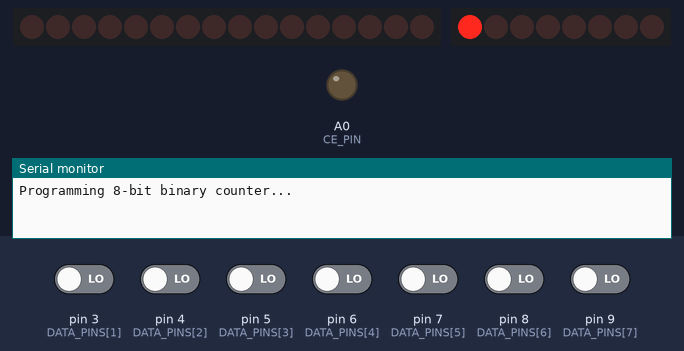
A sketch run on a simulated Arduino Uno, built with avr-gcc and run on an emulated ATmega328P. Parts: 16 shift-register outputs drawn as a row of LEDs (first output left, lit = HIGH), 8 shift-register outputs drawn as a row of LEDs (first output left, lit = HIGH), output pins drawn as LEDs (lit = HIGH), the last lines printed to the serial monitor. Wiring (inferred from the names in the program): 2 × shift register (74HC595): data pin 11; shift clock pin 13; latch pin 10; OE A1; shift register (74HC595): data pin 2; shift clock A2. Wiring (inferred from the signals the program sends): 2 × row of LEDs: on Q0, Q1, Q2, Q3, Q4, Q5, Q6, Q7, Q8, Q9, Q10, Q11, Q12, Q13, Q14, Q15 / on Q0, Q1, Q2, Q3, Q4, Q5, Q6, Q7. The test bench sets the inputs (shaded band); at power-on: pin 3 (DATA_PINS[1]), pin 4 (DATA_PINS[2]), pin 5 (DATA_PINS[3]), pin 6 (DATA_PINS[4]), pin 7 (DATA_PINS[5]), pin 8 (DATA_PINS[6]), pin 9 (DATA_PINS[7]) LOW. Pins used as bus, display or sensor lines are not drawn. At 1.1 s the program stops and its outputs stay as they are.

Above: at 0.1 s.
At 0.5 s:
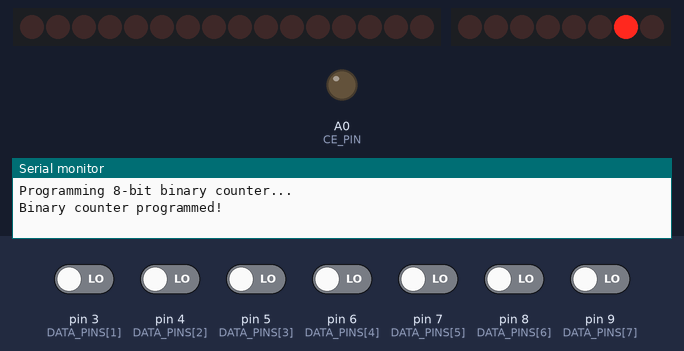
At 1.1 s:
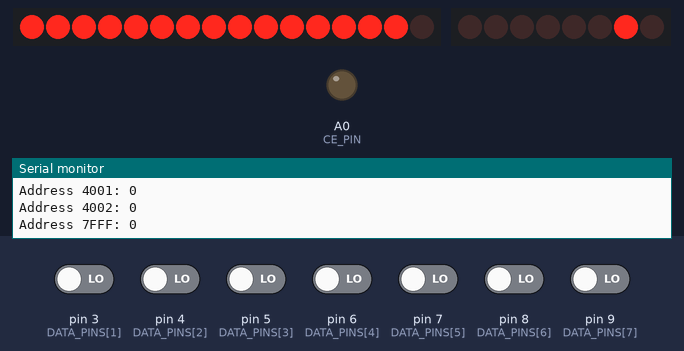
Timing chart, 0 to 2.6 s (numbered marks = the images above):
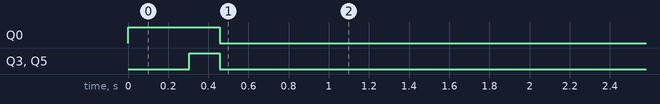

The sketch:

loop_forever.ino.ino
```cpp
// TODO: write protection to make sure that our programmer is writeEnabled when using write operation
// TODO: play with binary operations and uint8 to see hex, mask, & , >> stuff
#include <Arduino.h>
#include "EEPROMProgrammer.h"

EEPROMProgrammer programmer;

void setup() {
  // Start serial monitor on port 9600
  Serial.begin(9600);
  // Setup shift registers
  programmer.begin();
  //programSimpleTest();  // Added semicolon
  //setResetVector();
  // programSimpleTestOneWrite();
  programBinaryCounter();
  verifyROM();          // Added semicolon
}

void programSimpleTest() { // validated and working
  Serial.println("Programming simple test ROM...");

  // Even simpler: Just infinite loop with NOP instructions
  programmer.writeByte(0x0000, 0x18); // Clear carry flag
  delay(15);
  programmer.writeByte(0x0001, 0xFB); // Exchange carry with emulation
  // programmer.writeByte(0x0001, 0xEA); // NOP
  delay(15);
  programmer.writeByte(0x0002, 0xEA); // NOP
  delay(15);
  programmer.writeByte(0x0003, 0xEA); // NOP
  delay(15);
  programmer.writeByte(0x0004, 0xEA); // NOP
  delay(15);
  programmer.writeByte(0x0005, 0xEA); // NOP
  delay(15);
  programmer.writeByte(0x0006, 0x4C); // JMP
  delay(15);
  programmer.writeByte(0x0007, 0x00); // Low byte
  delay(15);
  programmer.writeByte(0x0008, 0x80); // High byte jump back to 8000 or rom 0000
  delay(15);

  // Reset vectors (same as above)
  programmer.writeByte(0x7FFC, 0x00);  // Low byte
  delay(15);
  programmer.writeByte(0x7FFD, 0x80);  // High byte → points to $E000
  delay(15);

  Serial.println("Simple test: Just NOPs and JMP in ROM range");
  Serial.println("A15 should stay HIGH (all activity in ROM)");
  Serial.println("A0-A2 should show address activity");
}

void programSimpleTestOneWrite() { // validated and working
  Serial.println("Programming simple test ROM...");

  // Even simpler: Just infinite loop with NOP instructions
  // programmer.writeByte(0x0000, 0x18); // Clear carry flag
  programmer.writeByte(0x0000, 0xEA); // NOP
  delay(15);
  // programmer.writeByte(0x0001, 0xFB); // Exchange carry with emulation
  programmer.writeByte(0x0001, 0xEA); // NOP
  delay(15);
  programmer.writeByte(0x0002, 0xEA); // NOP
  delay(15);
  programmer.writeByte(0x0003, 0xA9); // LDA immediate (8-bit)
  delay(15);
  programmer.writeByte(0x0004, 0xAA); // Load value 0xAA (10101010)
  delay(15);
  programmer.writeByte(0x0005, 0x8D); // STA absolute (3 bytes total)
  delay(15);
  programmer.writeByte(0x0006, 0x00); // low byte for STA $9000
  delay(15);
  programmer.writeByte(0x0007, 0x90); // high byte for STA $9000
  delay(15);
  programmer.writeByte(0x0008, 0x4C); // JMP
  delay(15);
  programmer.writeByte(0x0009, 0x00); // Low byte
  delay(15);
  programmer.writeByte(0x000A, 0x80); // High byte jump back to 8000 or rom 0000
  delay(15);


  Serial.println("Simple test: Just NOPs and JMP and LDA 01010 and STA in ROM range");
  Serial.println("A15 should stay HIGH (all activity in ROM)");
  Serial.println("RWB should go low for STA instruction");
}

void programBinaryCounter() {
  Serial.println("Programming 8-bit binary counter...");

  // LDA #$00 - Load accumulator with 0
  programmer.writeByte(0x0000, 0xA9); // LDA immediate
  delay(15);
  programmer.writeByte(0x0001, 0x00); // Load value 0x00
  delay(15);

  // loop: INC A - Increment accumulator
  programmer.writeByte(0x0002, 0x1A); // INC A
  delay(15);

  // STA $9000 - Store to LEDs
  programmer.writeByte(0x0003, 0x8D); // STA absolute
  delay(15);
  programmer.writeByte(0x0004, 0x00); // Low byte of $9000
  delay(15);
  programmer.writeByte(0x0005, 0x90); // High byte of $9000
  delay(15);

  // LDX #$FF - Load X with 255 for outer delay
  programmer.writeByte(0x0006, 0xA2); // LDX immediate
  delay(15);
  programmer.writeByte(0x0007, 0xFF); // Load value 0xFF
  delay(15);

  // outer_delay: LDY #$FF - Load Y with 255 for inner delay
  programmer.writeByte(0x0008, 0xA0); // LDY immediate
  delay(15);
  programmer.writeByte(0x0009, 0xFF); // Load value 0xFF
  delay(15);

  // inner_delay: DEY - Decrement Y
  programmer.writeByte(0x000A, 0x88); // DEY
  delay(15);

  // BNE inner_delay - Branch back to 0x000A
  programmer.writeByte(0x000B, 0xD0); // BNE relative
  delay(15);
  programmer.writeByte(0x000C, 0xFD); // Offset -3 (0x000A - 0x000D = -3)
  delay(15);

  // DEX - Decrement X
  programmer.writeByte(0x000D, 0xCA); // DEX
  delay(15);

  // BNE outer_delay - Branch back to 0x0008
  programmer.writeByte(0x000E, 0xD0); // BNE relative
  delay(15);
  programmer.writeByte(0x000F, 0xF8); // Offset -8 (0x0008 - 0x0010 = -8)
  delay(15);

  // JMP loop - Jump back to 0x0002
  programmer.writeByte(0x0010, 0x4C); // JMP absolute
  delay(15);
  programmer.writeByte(0x0011, 0x02); // Low byte of $0002
  delay(15);
  programmer.writeByte(0x0012, 0x00); // High byte of $0002
  delay(15);


  Serial.println("Binary counter programmed!");
  Serial.println("Should count 0-255 in binary on LEDs with ~177ms delay");
  Serial.println("Counter will wrap around from 255 back to 0");
}

void setResetVector(){
    // Reset vectors (same as above)
  programmer.writeByte(0x7FFC, 0x00);  // Low byte
  delay(15);
  programmer.writeByte(0x7FFD, 0xC0);  // High byte → points to $E000
  delay(15);
}

// Verification function to read back and confirm programming
void verifyROM() {
  Serial.println("Verifying ROM contents...");

  Serial.println("Program area:");
  for(int i = 0; i < 19; i++) {
    Serial.print("Address ");
    Serial.print(i, HEX);
    Serial.print(": ");
    Serial.println(programmer.readByte(i), HEX);
  }

  Serial.println("Reset vectors:");
  Serial.print("Address 7FFC: ");
  Serial.println(programmer.readByte(0x7FFC), HEX);
  Serial.print("Address 7FFD: ");
  Serial.println(programmer.readByte(0x7FFD), HEX);
  Serial.print("Address C000: ");
  Serial.println(programmer.readByte(0xC000), HEX);
  Serial.print("Address 4000: ");
  Serial.println(programmer.readByte(0x4000), HEX);
  Serial.print("Address 4001: ");
  Serial.println(programmer.readByte(0x4001), HEX);
  Serial.print("Address 4002: ");
  Serial.println(programmer.readByte(0x4002), HEX);
  Serial.print("Address 7FFF: ");
  Serial.println(programmer.readByte(0x7FFF), HEX);
}

void loop() {
  while(1); // Infinite loop - do nothing
}
```

EEPROMProgrammer.cpp
```cpp
#include "EEPROMProgrammer.h"

EEPROMProgrammer::EEPROMProgrammer() {
  // Nothing here yet
}

void EEPROMProgrammer::begin() {
  // setup shift registers:
  pinMode(SHIFT_LATCH, OUTPUT);
  pinMode(SHIFT_DATA, OUTPUT);
  pinMode(SHIFT_CLK, OUTPUT);

  // Add these in begin()
  //setup controls
  pinMode(CE_PIN, OUTPUT);
  pinMode(OE_PIN, OUTPUT);
  pinMode(WE_PIN, OUTPUT);

  // Set initial control states
  digitalWrite(CE_PIN, HIGH);  // Disable chip
  digitalWrite(OE_PIN, HIGH);  // Disable output
  digitalWrite(WE_PIN, HIGH);  // Disable write

  for (int i = 0; i < 8; i++) {
    pinMode(DATA_PINS[i], INPUT);
  }
}
void EEPROMProgrammer::setDataPinsMode(uint8_t mode) {
  for (int i = 0; i < 8; i++) {
    pinMode(DATA_PINS[i], mode);
  }
}

void EEPROMProgrammer::writeByte(uint16_t address, uint8_t data) {

  this->setAddress(address);
  // 1. Set programmer into wrtire mode
  this->writeEnable();

  // 2. Put data on data pins (English is not my first language =) )
  for(int i = 0; i < 8; i++) {
    digitalWrite(DATA_PINS[i], (data >> i) & 1);
  }
  //3. Trigger a write pulse //TODO: read about how it works!
  digitalWrite(WE_PIN, LOW);
  delayMicroseconds(1);  // Write pulse duration (min 100 ns)
  //3. WE goes high to complete write
  digitalWrite(WE_PIN, HIGH);
  delay(10); //TODO: Enable poll D7 for completion (have no idea how it works now)
}

uint8_t EEPROMProgrammer::readByte(uint16_t address) {
  // set programmer into read mode
  this->readEnable();

  delayMicroseconds(5); // Let signals stabilize (critical!)
  //Prepere address on both shift registers

  this->setAddress(address);
  uint8_t data = 0;
  for (int i = 0; i < 8; i++) {
    data |= (digitalRead(DATA_PINS[i]) << i); // LSB first
  }
  return data;
}

void EEPROMProgrammer::writeEnable() {
  /*
    For writing:

    CE goes low (activate chip)
    WE goes low (enable write)
    Hold data stable for required time
    WE goes high to complete write
    Wait for write cycle to complete
    __________________________________________________
    Data Setup Time             |	tDS	| 50 ns minimum
    Data Hold Time	            | tDH	| 0 ns minimum
    Write Cycle Time (complete) | tWC	| 10 ms maximum
    __________________________________________________
  */
  digitalWrite(CE_PIN, LOW);  // Disable chip
  digitalWrite(OE_PIN, HIGH);  // Disable output

  // set data as output
  this->setDataPinsMode(OUTPUT);

}

void EEPROMProgrammer::readEnable() {
  digitalWrite(WE_PIN, HIGH);  // Ensure WE is HIGH during reads
  digitalWrite(CE_PIN, LOW);   // Enable chip
  digitalWrite(OE_PIN, LOW);   // Enable output
  this->setDataPinsMode(INPUT); // Data pins as inputs
}

void EEPROMProgrammer::setAddress(uint16_t address) {
  //Prepere address on both shift registers
  uint8_t lowByte = address & 0xFF;         // get bottom 8 bits
  uint8_t highByte = (address >> 8) & 0x7F; // get top 7 bits

  // Send data to shift registers
  digitalWrite(SHIFT_LATCH, LOW);  // prepare to receive data
  ::shiftOut(SHIFT_DATA, SHIFT_CLK, MSBFIRST, highByte);  // send high byte
  ::shiftOut(SHIFT_DATA, SHIFT_CLK, MSBFIRST, lowByte);   // send low byte
  digitalWrite(SHIFT_LATCH, HIGH); // latch the data
}
```

EEPROMProgrammer.h
```cpp
#ifndef EEPROMPROGRAMMER_H
#define EEPROMPROGRAMMER_H

#include <Arduino.h>

class EEPROMProgrammer {
  private:
    const int DATA_PINS[8] = {2, 3, 4, 5, 6, 7, 8, 9};
    const int SHIFT_DATA = 11;
    const int SHIFT_CLK = 13;
    const int SHIFT_LATCH = 10;
    const int CE_PIN = A0;
    const int OE_PIN = A1;
    const int WE_PIN = A2;

    void setDataPinsMode(uint8_t mode);
    void shiftOut(uint16_t address);
    void writeEnable();
    void readEnable();
    void setAddress(uint16_t address);

  public:
    EEPROMProgrammer();
    void begin();
    void writeByte(uint16_t address, uint8_t data);
    uint8_t readByte(uint16_t address);
    void verifyByte(uint16_t address, uint8_t expected);
};

#endif // EEPROMPROGRAMMER_H
```
